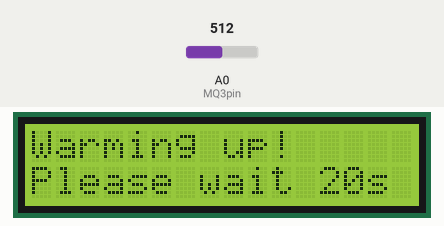
This sketch was run on a simulated Arduino Uno, built with avr-gcc and run on an emulated ATmega328P. Shown: 16×2 character LCD. Inputs (shaded band) come from the test bench; at power-on: A0 (MQ3pin) = 512. What the sketch prints to the serial monitor is not drawn.

Above: at 0.1 s.
At 3.2 s:
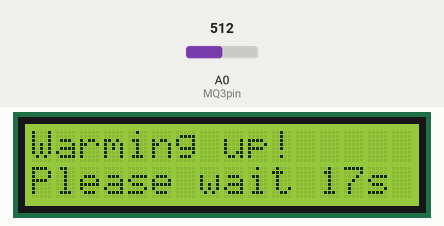
At 5.3 s:
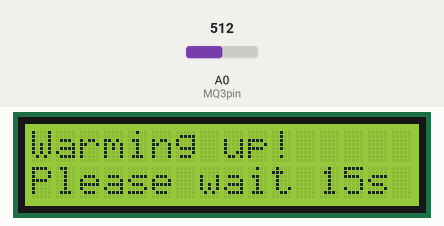
At 10.4 s:
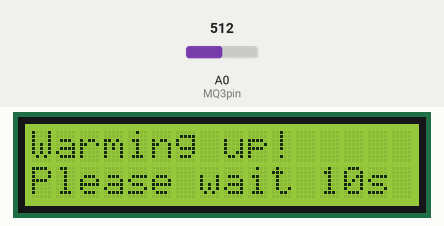
At 15.5 s:
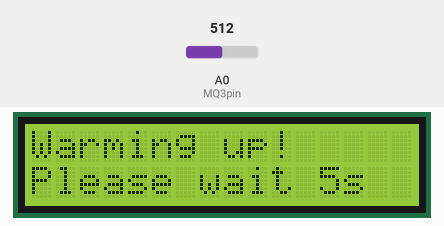
At 20.7 s:
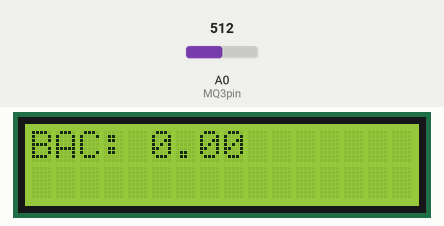

Measured:
- what the display in image 1 shows lasts 1.0 s, from 3.2 s to 4.2 s

The sketch:

DisplaySketch.ino
```cpp
#include <LiquidCrystal_I2C.h>
#include <Wire.h>

#define MQ3pin 0

LiquidCrystal_I2C lcd(0x27, 16, 2);
float sensorValue;

void setup() {
  Serial.begin(9600);
  Serial.println("MQ3 warming up!");

  //initialize lcd screen
  lcd.init();

  // turn on the backlight
  lcd.backlight();

  // warm up
  waitTime();
}

// Allows MQ3 to warm up and writes to LCD
void waitTime()
{
  for (int i = 20; i > 0; i--)
  {
    lcd.print("Warming up!");
    lcd.setCursor(0,1);
    lcd.print("Please wait ");
    lcd.print(i);
    lcd.print("s");
    delay(1000);
    lcd.clear();
  }
}
void loop() {
  lcd.setCursor(0,0);

  //for (int i = 10; i > 0; i--)
  //{
    sensorValue += analogRead(MQ3pin);
    delay(10);
  //}

  sensorValue = (sensorValue/10)*(5.0/1024.0);

  sensorValue = sensorValue - 0.25;
  if (sensorValue <= 0)
  {
    sensorValue = 0.0;
  }

  lcd.print("BAC: ");
  lcd.print(sensorValue);
  /* DEBUG */
  Serial.print("BAC: ");
  Serial.print(sensorValue);
  Serial.print("\n");

  //lcd.setCursor(0,1);
  delay(1000);
  lcd.clear();
}
```
